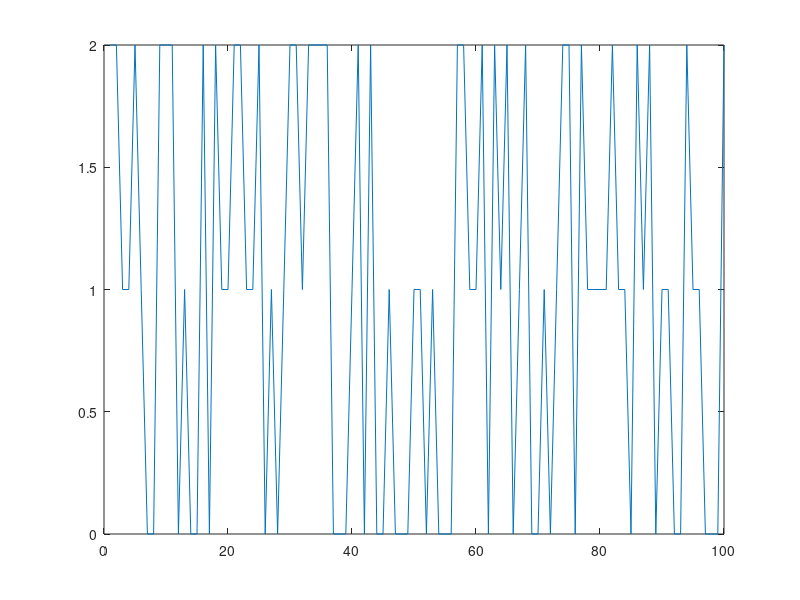
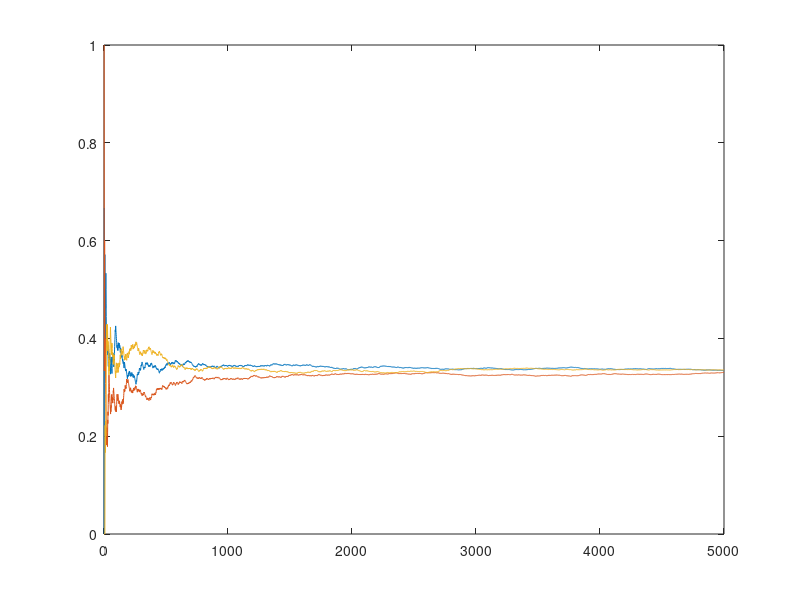

These figures' MATLAB source, in order:
%% Probability, Statistics, and Random Processes for Electrical Engineering
%%  Alberto Leon-Garcia
%%

% Replicating Figure 1.2
results=randint(1,100,[0,2]);

figure(1);
xlim([0,101]);
ylim([-1,3]);
plot((1:100),results);

% Replicating Figure 1.3 & Figure 1.4
trials=5000;

results=randint(1,trials,[0,2]);
cnt_0=0; cnt_1=0; cnt_2=0; 
freq_0=zeros(1,trials); freq_1=zeros(1,trials); freq_2=zeros(1,trials);
for ii=1:trials
    switch results(ii)
        case 0
            cnt_0=cnt_0+1;
        case 1
            cnt_1=cnt_1+1;
        case 2
            cnt_2=cnt_2+1;
        otherwise
            
    end
    freq_0(ii)=cnt_0/ii;
    freq_1(ii)=cnt_1/ii;
    freq_2(ii)=cnt_2/ii;
end

figure(2);
plot((1:trials),freq_0,(1:trials),freq_1,(1:trials),freq_2)

%

